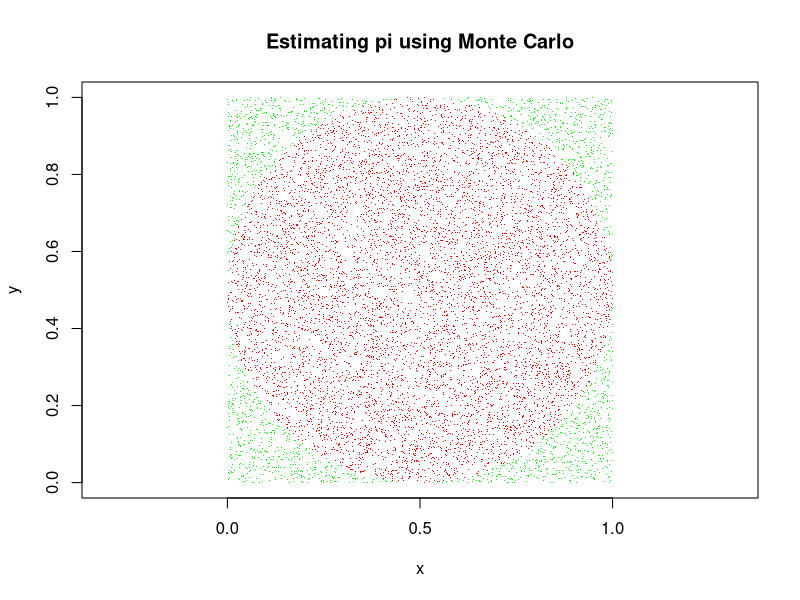

This chart was generated by the following R code:
# setting up 10000 runs
runs <- 10000

# defining coordinates of the square
# points are randomly generated within this region for uniform distribution
square_x = runif(runs, min=0, max=1)
square_y = runif(runs, min=0, max=1)

# defining the condition which all the points inside the circle should satisfy
circle_points = (square_x-0.5)^2 + (square_y-0.5)^2 <= (0.5)^2

# as per explanation of pi
pi = 4 * sum(circle_points) / runs

print(pi)

# plot the square and circle
plot(square_x, square_y,
     pch='.',
     asp=1,
     xlab='x',
     ylab='y',
     col=ifelse(circle_points, "red", "green"),
     main = "Estimating pi using Monte Carlo"
     )
